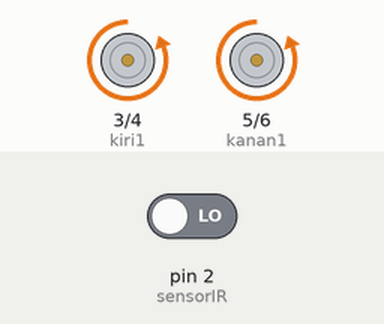
The sketch below on a simulated Arduino Uno, built with avr-gcc and run on an emulated ATmega328P. Parts: motor-driver pin pairs drawn as motors (green arrow = first pin HIGH = forward, orange = second pin HIGH = backward, longer = more drive). The inputs (shaded band) are chosen by the test bench; at power-on: pin 2 (sensorIR) LOW.

Above: at 6.2 s.
6.3 s: pin 2 (sensorIR) driven HIGH
At 6.9 s:
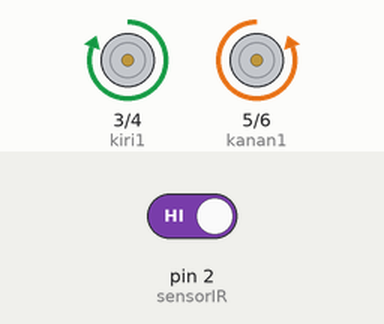
At 9.5 s:
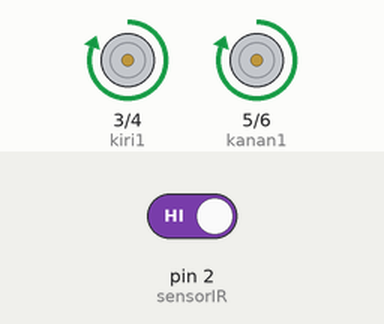
9.9 s: pin 2 (sensorIR) driven LOW
At 10.05 s:
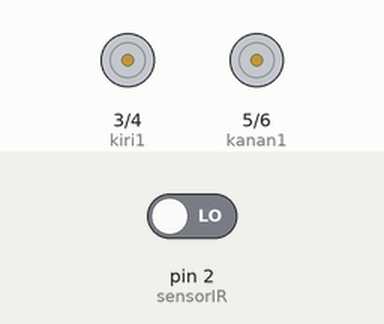
Timing chart, 0 to 21.0 s (numbered marks = the images above; inputs shaded):
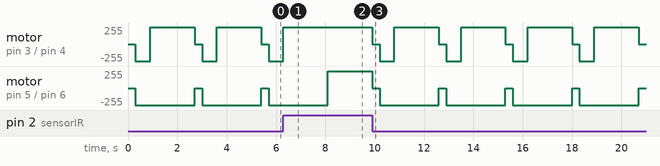

The sketch:

S2_code_class4_PT9.ino
```cpp
// Sensor IR
int sensorIR = 2;

// MOTOR KIRI
int kiri1 = 3;
int kiri2 = 4;

// MOTOR KANAN
int kanan1 = 5;
int kanan2 = 6;

void setup() {
  pinMode(sensorIR, INPUT);
  pinMode(kiri1, OUTPUT);
  pinMode(kiri2, OUTPUT);
  pinMode(kanan1, OUTPUT);
  pinMode(kanan2, OUTPUT);
}

void loop() {
  int bacaSensor = digitalRead(sensorIR);

  if (bacaSensor == HIGH) {
    maju();
  } else {
    berhenti();
    delay(300);
    mundur();
    delay(600);
    putarBalik();
    delay(1800);
  }
}

void maju() {
  digitalWrite(kiri1, HIGH);
  digitalWrite(kiri2, LOW);
  digitalWrite(kanan1, HIGH);
  digitalWrite(kanan2, LOW);
}

void berhenti() {
  digitalWrite(kiri1, LOW);
  digitalWrite(kiri2, LOW);
  digitalWrite(kanan1, LOW);
  digitalWrite(kanan2, LOW);
}

void mundur() {
  digitalWrite(kiri1, LOW);
  digitalWrite(kiri2, HIGH);
  digitalWrite(kanan1, LOW);
  digitalWrite(kanan2, HIGH);
}

void putarBalik() {
  digitalWrite(kiri1, HIGH);
  digitalWrite(kiri2, LOW);
  digitalWrite(kanan1, LOW);
  digitalWrite(kanan2, HIGH);
}
```

Measured:
- after the input at 6.3 s, motor on pin 3 (kiri1) / pin 4 (kiri2): goes on until 6.3 s, then stays forward 255/255
- after the input at 9.9 s, motor on pin 3 (kiri1) / pin 4 (kiri2): forward 255/255 → stopped at once, then repeats every 2.7 s: backward 255/255 0.60 s, forward 255/255 1.8 s, stopped 0.30 s; motor on pin 5 (kanan1) / pin 6 (kanan2): alternates backward 255/255 for 2.4 s and stopped for 0.30 s, starting at once
- by itself, motor on pin 5 (kanan1) / pin 6 (kanan2): alternates backward 255/255 for 2.4 s and stopped for 0.30 s
